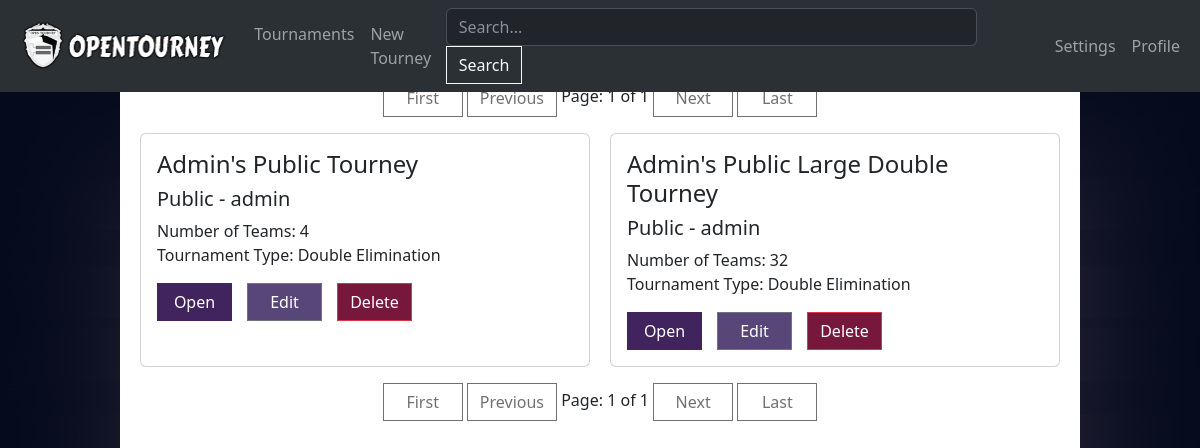
Screenshot of /tourney/tournaments (signed in) with the database file from the repository.
### Tournament/models.py (models this page shows, shortened)
class TournamentObject(models.Model):
    SINGLE_ELIMINATION = 'SE'
    DOUBLE_ELIMINATION = 'DE'
    TOURNAMENT_TYPES = [
        (SINGLE_ELIMINATION, 'Single Elimination'),
        (DOUBLE_ELIMINATION, 'Double Elimination'),
    ]
    name = models.CharField(max_length=100, default="My Tournament")
    description = models.TextField(blank=True)
    num_teams = models.IntegerField(default=16)
    tournament_type = models.CharField(max_length=2, choices=TOURNAMENT_TYPES, default=SINGLE_ELIMINATION)
    user = models.ForeignKey(User, on_delete=models.CASCADE, related_name='tourney')
    public = models.BooleanField(default=False)
    archived = models.BooleanField(default=False)
    winner = models.CharField(max_length=100, default="none")
    def __init__(self, *args, **kwargs):
        super().__init__(*args, **kwargs)

### Tournament/views.py (the view, shortened to what this page needs)
# urls.py: path('tourney/tournaments', tournament_views.tourney_listings, name="listings"),
def tourney_listings(request):
    query = request.GET.get('search')
    if query is None:
        if not request.user.is_authenticated:
            return redirect('login')
        else:
            tourneys = TournamentObject.objects.filter(user=request.user)
            if not tourneys.exists():
                return redirect('new')
    paginator = Paginator(tourneys, 12)
    page = request.GET.get('page')
    tourneys = paginator.get_page(page)
    return render(request, 'Tournament/listings.html', {'tourneys': tourneys})

### Tournament/templates/Tournament/listings.html (shortened to what this page needs)
{% extends "base.html" %}
{% block body %}
<div class="text-center mb-3 mt-1">
    {% if tourneys.has_previous %}
        <a class="btn btn-outline-dark d-none d-md-inline-block" href="?page=1">First</a>
        <a class="btn btn-outline-dark" href="?page={{ tourneys.previous_page_number }}">Previous</a>
    {% else %}
        <button class="btn btn-outline-dark d-none d-md-inline-block" disabled>First</button>
        <button class="btn btn-outline-dark" disabled>Previous</button>
    {% endif %}
    Page: {{ tourneys.number }} of {{ tourneys.paginator.num_pages }}
    {% if tourneys.has_next %}
        <a class="btn btn-outline-dark" href="?page={{ tourneys.next_page_number }}">Next</a>
        <a class="btn btn-outline-dark d-none d-md-inline-block" href="?page={{ tourneys.paginator.num_pages }}">Last</a>
    {% else %}
        <button class="btn btn-outline-dark" disabled>Next</button>
        <button class="btn btn-outline-dark d-none d-md-inline-block" disabled>Last</button>
    {% endif %}
</div>
<div class="grid-container">
    {% for tourney in tourneys %}
    <div class="card">
        <div class="card-body">
            <h4 class="card-title">{{ tourney.name }}</h4>
            {% if tourney.public %}
                <h5>Public - {{ tourney.user.username }}</h5>
            {% else %}
                <h5>Private - {{ tourney.user.username }}</h5>
            {% endif %}
            <p class="m-gone">Number of Teams: {{ tourney.num_teams }}</p>
            {% if tourney.tournament_type == single %}
                <p>Tournament Type: Single Elimination</p>
            {% else %}
                <p>Tournament Type: Double Elimination</p>
            {% endif %}
            <div class="button-group-horizontal">
                <a href="{% url 'tourney' tourney.id %}" class="btn btn-primary listing-btn page-animation">Open</a>
                {% if user.is_authenticated and user == tourney.user %}
                <a href="{% url 'edit' tourney.id %}" class="btn btn-secondary listing-btn page-animation">Edit</a>
                <form id="delete-form" method="POST" action="{% url 'delete_tourney' tourney.id %}">
                    <button type="button" onclick="showConfirmDialog({{tourney.id}})" class="btn btn-danger listing-btn">Delete</button>
                </form>
                {% endif %}
            </div>
        </div>
    </div>
    {% endfor %}
</div>
<div class="text-center mt-3 mb-1">
    {% if tourneys.has_previous %}
        <a class="btn btn-outline-dark" href="?page=1">First</a>
        <a class="btn btn-outline-dark" href="?page={{ tourneys.previous_page_number }}">Previous</a>
    {% else %}
        <button class="btn btn-outline-dark" disabled>First</button>
        <button class="btn btn-outline-dark" disabled>Previous</button>
    {% endif %}
    Page: {{ tourneys.number }} of {{ tourneys.paginator.num_pages }}
    {% if tourneys.has_next %}
        <a class="btn btn-outline-dark" href="?page={{ tourneys.next_page_number }}">Next</a>
        <a class="btn btn-outline-dark" href="?page={{ tourneys.paginator.num_pages }}">Last</a>
    {% else %}
        <button class="btn btn-outline-dark" disabled>Next</button>
        <button class="btn btn-outline-dark" disabled>Last</button>
    {% endif %}
</div>
{% endblock %}

### Tournament/static/style.css (style rules this page uses)
:root { --primary: #41235e; --primary-hover: #2c1840; --secondary: #584678; --secondary-hover: #362b4a; --danger: #78173c; --danger-hover: #4d0f26; }
.m-gone { margin-bottom: 0px; }
.btn { border-radius: 0 !important; }
.btn-primary, .btn-primary:active, .btn-primary:visited { background-color: var(--primary) !important; border-color: var(--primary) !important; }
.btn-secondary, .btn-secondary:active, .btn-secondary:visited { background-color: var(--secondary) !important; }
.btn-danger, .btn-danger:active, .btn-danger:visited { background-color: var(--danger) !important; }
body { background-color: black !important; background-image: url("images/background.png"); background-size: 100%; background-repeat: no-repeat; background-position: center; height: 100vh; }
.button-group-horizontal { display: flex; align-items: left; }
.listing-btn { margin-right: 15px; min-width: 75px; }
.btn-outline-dark { min-width: 80px; }
.grid-container { display: grid; grid-template-columns: repeat(auto-fit, minmax(320px, 1fr)); grid-gap: 20px; }

### rows the page displays
TournamentObject: name "Admin's Public Tourney", user.username "admin", num_teams "4", tournament_type "Tournament Type: Double Elimination"
TournamentObject: name "Admin's Public Large Double Tourney", user.username "admin", num_teams "32", tournament_type "Tournament Type: Double Elimination"

### other values shown
{{ tourneys.number }} "1"
{{ tourneys.paginator.num_pages }} "1"
